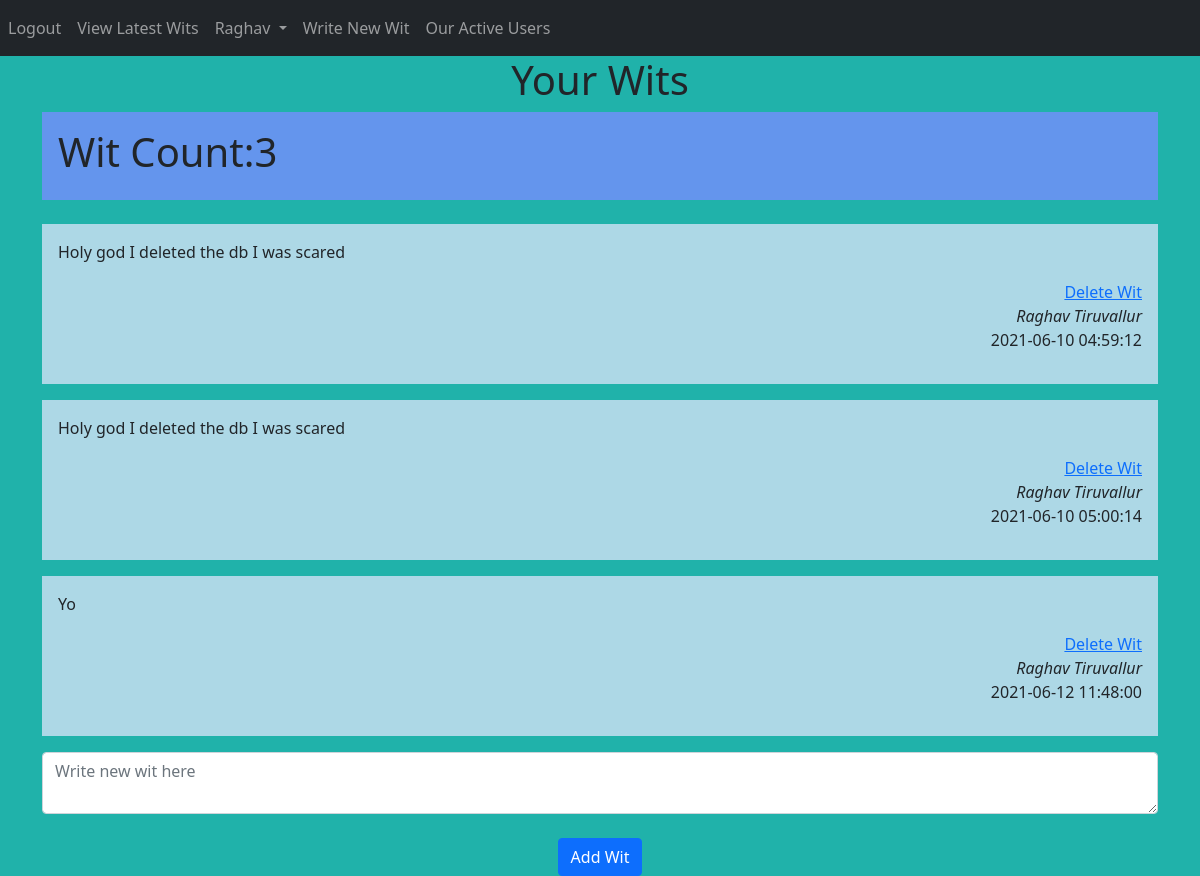
/writeBlog (signed in), run on an earlier commit of the app's database.
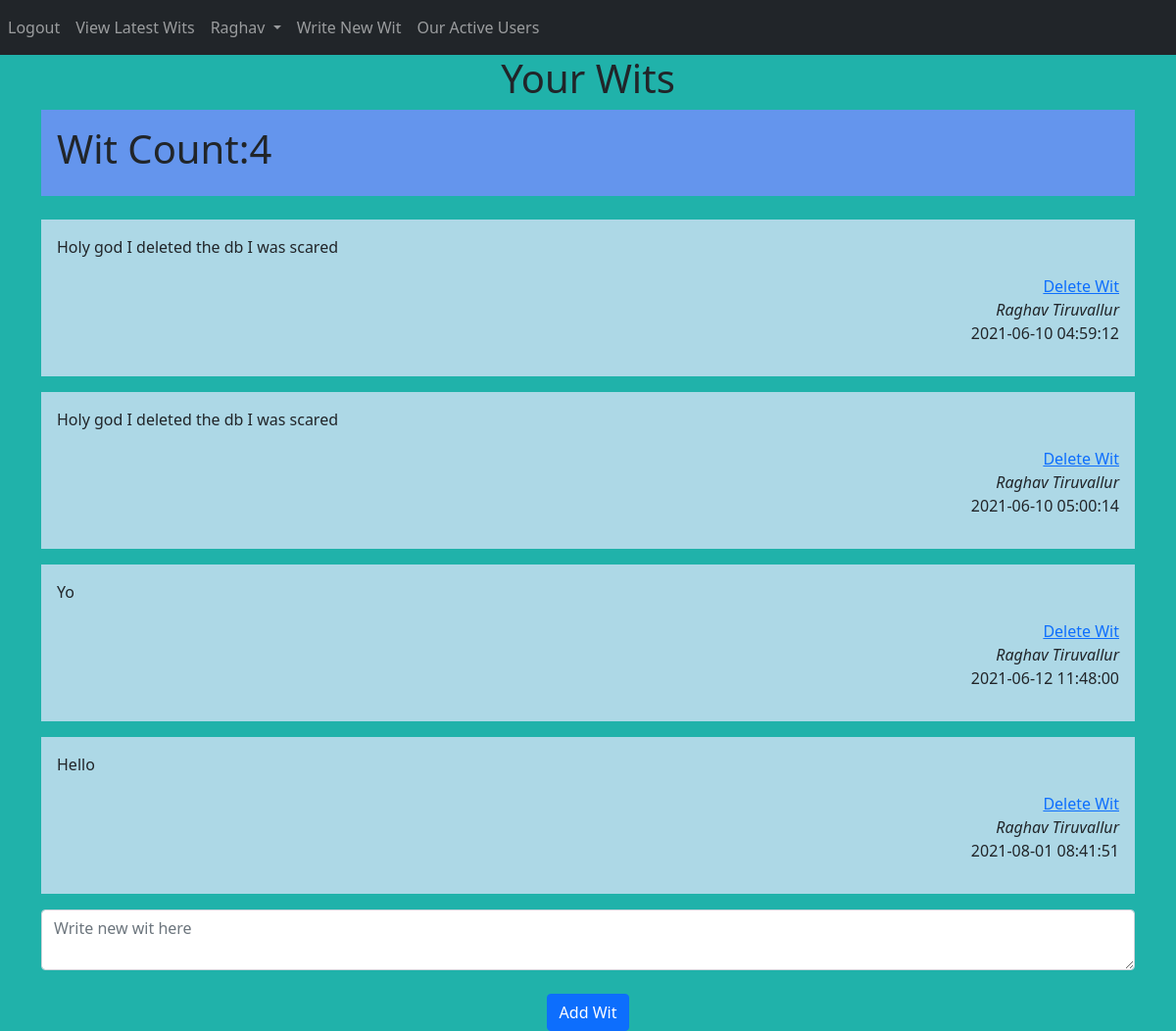
And on a later commit of the database.
### Website/models.py (models this page shows)
class Blog(db.Model):
      id=db.Column(db.Integer,primary_key=True)
      data=db.Column(db.String(10000))
      date=db.Column(db.DateTime(timezone=True),default=func.now())
      userId=db.Column(db.Integer,db.ForeignKey('user.id'))

class User(db.Model,UserMixin):
    id=db.Column(db.Integer,primary_key=True)
    email=db.Column(db.String(100),unique=True)
    phoneNumber=db.Column(db.String(10),unique=True)
    password=db.Column(db.String(100))
    firstName=db.Column(db.String(100))
    lastName=db.Column(db.String(100))
    blogs=db.relationship('Blog')

### Website/views.py (the view, shortened to what this page needs)
@views.route("/writeBlog",methods=["GET","POST"])
def writeBlog():
    blogLength=len(current_user.blogs)
    return render_template("home.html",user=current_user,length=blogLength)

### Website/__init__.py (called while the page is built)
def createApp():
    app=Flask(__name__)
    app.config['SECRET_KEY']='adflsbvgaj'
    app.config['SQLALCHEMY_DATABASE_URI']=f'sqlite:///{DB_NAME}'
    db.init_app(app)
    from .views import views
    from .auth import auth
    app.register_blueprint(views,url_prefix='/')
    app.register_blueprint(auth,url_prefix='/')
    from .models import User,Blog
    createDB(app)
    login_manager=LoginManager()
    login_manager.login_view='views.welcome'
    login_manager.init_app(app)
    @login_manager.user_loader
    def loadUser(id):
         return User.query.get(int(id))
    return app

### Website/templates/home.html (shortened to what this page needs)
{% extends "base.html"%}
{% block content %}
<h1 align="center">Your Wits</h1>
<div class="card-body" style="background-color:cornflowerblue;">
    <h1>Wit Count:{{length}}</h1>
</div>
<br/>
<ul class="list-group list-group-flush">
{% for blog in user.blogs%}
<figure>
    <div class="card-body" style="background-color:lightblue;">
      <p>{{blog.data}}</p>
    <div align="right">
        <a href="/delete/{{user.id}}">Delete Wit</a>
        <br/>
        <cite align="right" title="Source Title">{{user.firstName + " "+ user.lastName}}</cite>
        <p>{{blog.date}}</p>
    </div>
      </div>
  </figure>
{% endfor %}
</ul>
<form method="POST">
    <textarea name="blog" id="blog" class="form-control" placeholder="Write new wit here"></textarea><br/>
    <div align="center">
        <button type="submit" class="btn btn-primary">Add Wit</button>
    </div>
</form>
{% endblock %}

### Website/templates/base.html (shortened to what this page needs)
<!DOCTYPE html>
<html>
<head>
    <link href="https://cdn.jsdelivr.net/npm/bootstrap@5.0.1/dist/css/bootstrap.min.css" rel="stylesheet">
</head>
<body style="background-color: lightseagreen;">
    <nav class="navbar navbar-expand-lg navbar-dark bg-dark">
          <div class="collapse navbar-collapse" id="navbar">
            <ul class="navbar-nav me-auto mb-2 mb-lg-0">
              <li class="nav-item">
                {% if user.is_authenticated%}
                <a class="nav-item nav-link" id="logout" href="/logout">Logout</a>
              </li>
              <li>
                <a class="nav-item nav-link" id="home" href="/">View Latest Wits</a>
              </li>
              <li class="nav-item dropdown">
                <a class="nav-link dropdown-toggle" href="#" id="navbarDropdown" role="button" data-bs-toggle="dropdown" aria-expanded="false">
                  {{user.firstName}}
                </a>
                <li>
                <a class="nav-item nav-link" id="viewblogs" href="/writeBlog">Write New Wit</a>
                </li>
                <li>
                  <a class="nav-item nav-link" id="viewblogs" href="/bloggers">Our Active Users</a>
                </li>
              </li>
        {%endif%}
      </nav>
      <div class="container">
          {%block content%}
          {%endblock%}
      </div>
</body>
</html>

What changed in the data, as far as the page shows it:
added Blog: data "Hello", {{ user.firstName + " "+ user.lastName }} "Raghav Tiruvallur", date "2021-08-01 08:41:51"
Also different on the page:
{{ length }}: "3" → "4"
